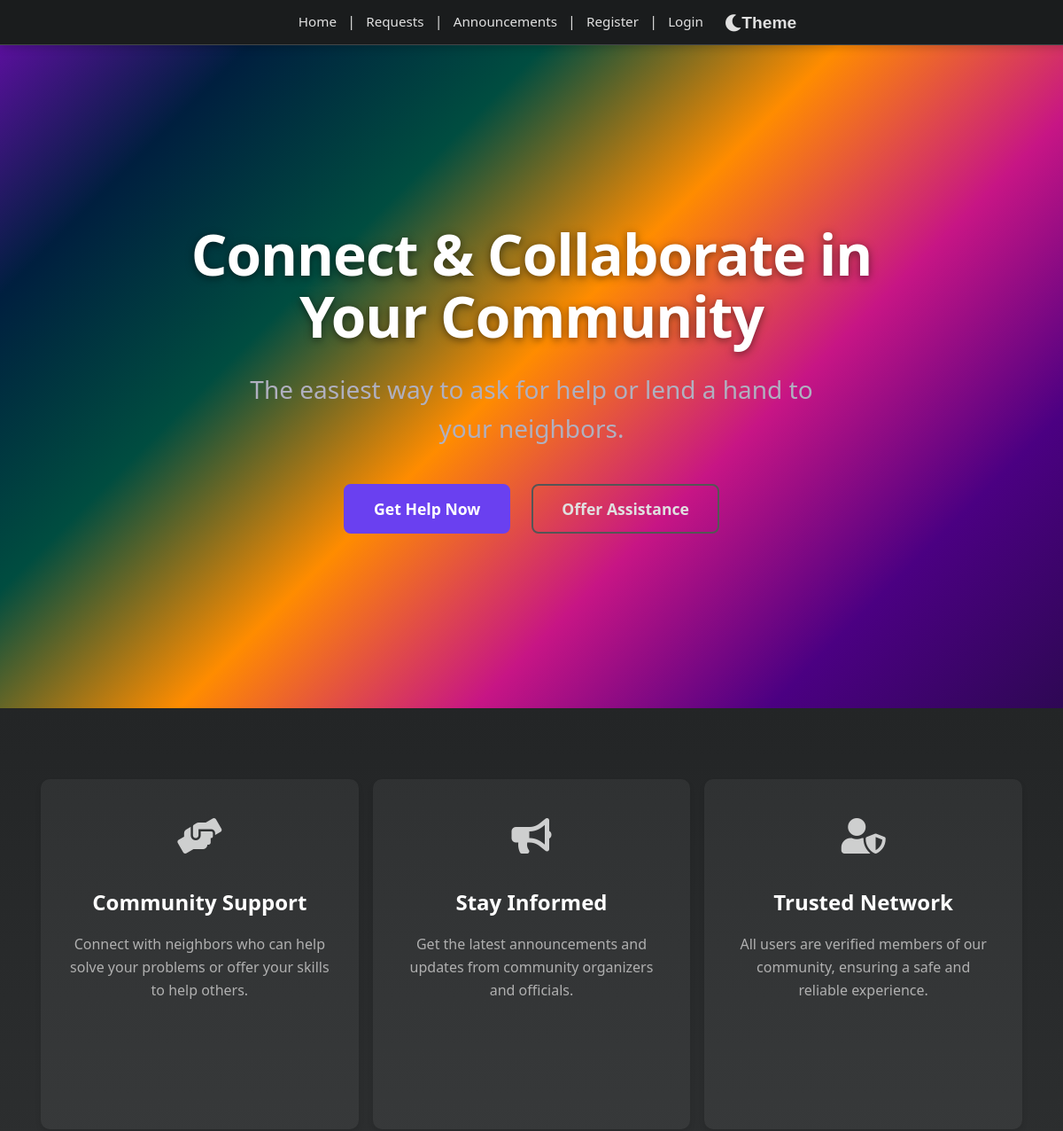
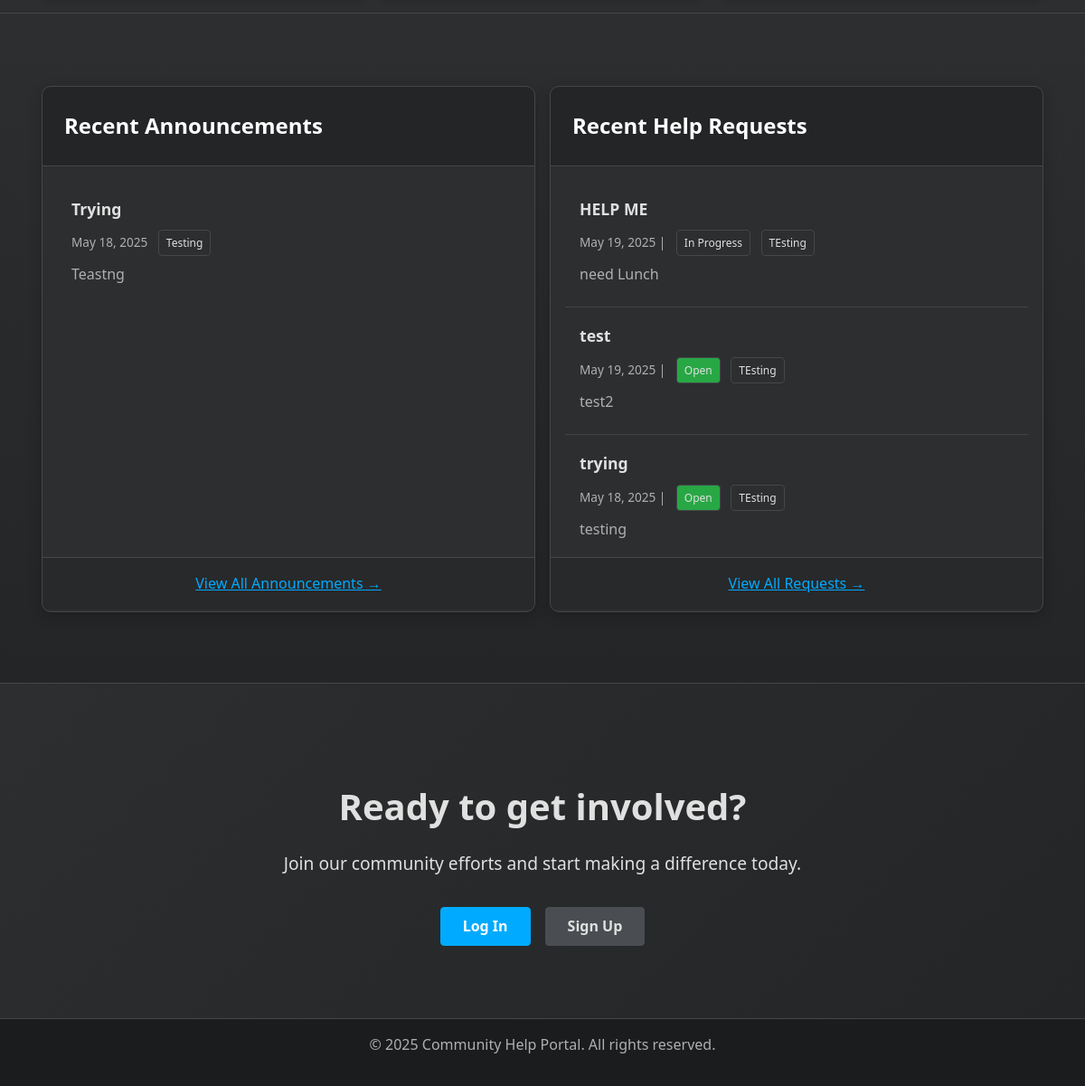
The page / on the database its author committed (2 pictures, top to bottom).
### announcements/models.py (models this page shows, shortened)
class Announcement(models.Model):
    title = models.CharField(max_length=200)
    content = models.TextField()
    created_at = models.DateTimeField(auto_now_add=True)
    published_at = models.DateTimeField(null=True, blank=True, help_text="Set a future date to schedule publication, or leave blank to publish immediately if 'Is Published' is checked.")
    author = models.ForeignKey(User, on_delete=models.SET_NULL, null=True, related_name='announcements')
    category = models.ForeignKey(AnnouncementCategory, on_delete=models.SET_NULL, null=True, blank=True, related_name='announcements')
    is_published = models.BooleanField(default=False, help_text="Check this to make the announcement visible to users (respects 'Published At' date).")
    class Meta:
        ordering = ['-published_at', '-created_at']

class AnnouncementCategory(models.Model):
    name = models.CharField(max_length=100, unique=True)
    slug = models.SlugField(max_length=120, unique=True, blank=True)
    class Meta:
        verbose_name_plural = "Announcement Categories"

### requests/models.py (models this page shows, shortened)
class RequestPost(models.Model):
    STATUS_CHOICES = [
        ('open', 'Open'),
        ('in_progress', 'In Progress'),
        ('closed', 'Closed'),
    ]
    requester = models.ForeignKey(User, on_delete=models.CASCADE, related_name='request_posts')
    title = models.CharField(max_length=200)
    description = models.TextField()
    category = models.ForeignKey(RequestCategory, on_delete=models.SET_NULL, null=True, blank=True, related_name='request_posts')
    status = models.CharField(max_length=20, choices=STATUS_CHOICES, default='open')
    created_at = models.DateTimeField(auto_now_add=True)
    updated_at = models.DateTimeField(auto_now=True)

class RequestCategory(models.Model):
    name = models.CharField(max_length=100, unique=True)
    description = models.TextField(blank=True, null=True)
    class Meta:
        verbose_name_plural = "Request Categories"

### core/views.py (the view)
# urls.py: 2. Add a URL to urlpatterns:  path('', views.home, name='home')
def home(request):
    now = timezone.now()
    recent_announcements = Announcement.objects.filter(
        is_published=True,
        published_at__lte=now
    ).order_by('-published_at', '-created_at')[:3] # Explicitly order if not relying on model meta
    recent_requests = RequestPost.objects.filter(
        Q(status='open') | Q(status='in_progress')
    ).order_by('-created_at')[:3]
    context = {
        'recent_announcements': recent_announcements,
        'recent_requests': recent_requests, # Add recent requests to context
    }
    return render(request, 'core/home.html', context)

### core/templates/core/home.html
{% extends "base.html" %} {% load static %} {% block title %}Welcome - Community Help Portal{% endblock %} {% block body_class %}home-page-body{% endblock %} {% block extra_css %}
<link rel="stylesheet" href="{% static 'css/home.css' %}" />
{% endblock %} {% block content %}
<div class="home-page-wrapper">
  <section class="hero-section new-hero-style">
    <div class="hero-content">
      <h1>Connect & Collaborate in Your Community</h1>
      <p class="hero-subtitle">The easiest way to ask for help or lend a hand to your neighbors.</p>
      <div class="hero-actions">
        <a href="{% url 'requests:request_create' %}" class="button button--primary button--cta-primary">Get Help Now</a>
        <a href="{% url 'requests:request_list' %}" class="button button--secondary button--cta-secondary">Offer Assistance</a>
      </div>
    </div>
  </section>
  <section class="features-section">
    <div class="container">
      <div class="row">
        <div class="col-md-4">
          <div class="feature-card">
            <div class="feature-icon">
              <i class="fas fa-hands-helping"></i>
            </div>
            <h3>Community Support</h3>
            <p>Connect with neighbors who can help solve your problems or offer your skills to help others.</p>
          </div>
        </div>
        <div class="col-md-4">
          <div class="feature-card">
            <div class="feature-icon">
              <i class="fas fa-bullhorn"></i>
            </div>
            <h3>Stay Informed</h3>
            <p>Get the latest announcements and updates from community organizers and officials.</p>
          </div>
        </div>
        <div class="col-md-4">
          <div class="feature-card">
            <div class="feature-icon">
              <i class="fas fa-user-shield"></i>
            </div>
            <h3>Trusted Network</h3>
            <p>All users are verified members of our community, ensuring a safe and reliable experience.</p>
          </div>
        </div>
      </div>
    </div>
  </section>
  <section class="content-section">
    <div class="container">
      <div class="row">
        <div class="col-md-6">
          <div class="content-card">
            <h2>Recent Announcements</h2>
            <div class="scrollable-content">
              {% if recent_announcements %} {% for announcement in recent_announcements %}
              <div class="list-item">
                <h4><a href="{% url 'announcements:announcement_detail' pk=announcement.pk %}">{{ announcement.title }}</a></h4>
                <p class="list-item-meta">{{ announcement.published_at|date:"M d, Y" }} {% if announcement.category %}<span class="tag">{{ announcement.category.name }}</span>{% endif %}</p>
                <p class="list-item-excerpt">{{ announcement.content|truncatewords_html:15|striptags }}</p>
              </div>
              {% endfor %} {% else %}
              <p class="empty-state">No recent announcements.</p>
              {% endif %}
            </div>
            <div class="card-footer">
              <a href="{% url 'announcements:announcement_list' %}" class="button button--link">View All Announcements →</a>
            </div>
          </div>
        </div>
        <div class="col-md-6">
          <div class="content-card">
            <h2>Recent Help Requests</h2>
            <div class="scrollable-content">
              {% if recent_requests %} {% for req in recent_requests %}
              <div class="list-item">
                <h4><a href="{% url 'requests:request_detail' pk=req.pk %}">{{ req.title }}</a></h4>
                <p class="list-item-meta">
                  {{ req.created_at|date:"M d, Y" }} |
                  <span class="status-tag status-{{ req.status }}">{{ req.get_status_display }}</span>
                  {% if req.category %}<span class="tag">{{ req.category.name }}</span>{% endif %}
                </p>
                <p class="list-item-excerpt">{{ req.description|truncatewords_html:15|striptags }}</p>
              </div>
              {% endfor %} {% else %}
              <p class="empty-state">No open help requests. <a href="{% url 'requests:request_create' %}">Create one?</a></p>
              {% endif %}
            </div>
            <div class="card-footer">
              <a href="{% url 'requests:request_list' %}" class="button button--link">View All Requests →</a>
            </div>
          </div>
        </div>
      </div>
    </div>
  </section>
  <section class="cta-section">
    <div class="container">
      <h2>Ready to get involved?</h2>
      <p>Join our community efforts and start making a difference today.</p>
      <div class="cta-buttons">
        {% if user.is_authenticated %}
        <a href="{% url 'requests:request_create' %}" class="button button--primary">Create a Request</a>
        <a href="{% url 'requests:request_list' %}" class="button button--secondary">Help Others</a>
        {% else %}
        <a href="{% url 'accounts:login' %}" class="button button--primary">Log In</a>
        <a href="{% url 'accounts:register' %}" class="button button--secondary">Sign Up</a>
        {% endif %}
      </div>
    </div>
  </section>
</div>
{% endblock %}

### static/css/fix-taskbar.css (style rules this page uses)
:root { --system-bar-height: 0px; --nav-height: 50px; }
html { border-top-width: 0 !important; margin-top: 0 !important; padding-top: 0 !important; }
body { border-top-width: 0 !important; margin-top: 0 !important; padding-top: 0 !important; }
.home-page-body .hero-section { padding-top: var(--nav-height) !important; min-height: 100vh !important; }

### rows shown on the page
Announcement: title "Trying", published_at "May 18, 2025", category.name "Testing", content "Teastng"
RequestPost: title "HELP ME", created_at "May 19, 2025", status "In Progress", category.name "TEsting", description "need Lunch"
RequestPost: title "test", created_at "May 19, 2025", status "Open", category.name "TEsting", description "test2"
RequestPost: title "trying", created_at "May 18, 2025", status "Open", category.name "TEsting", description "testing"
